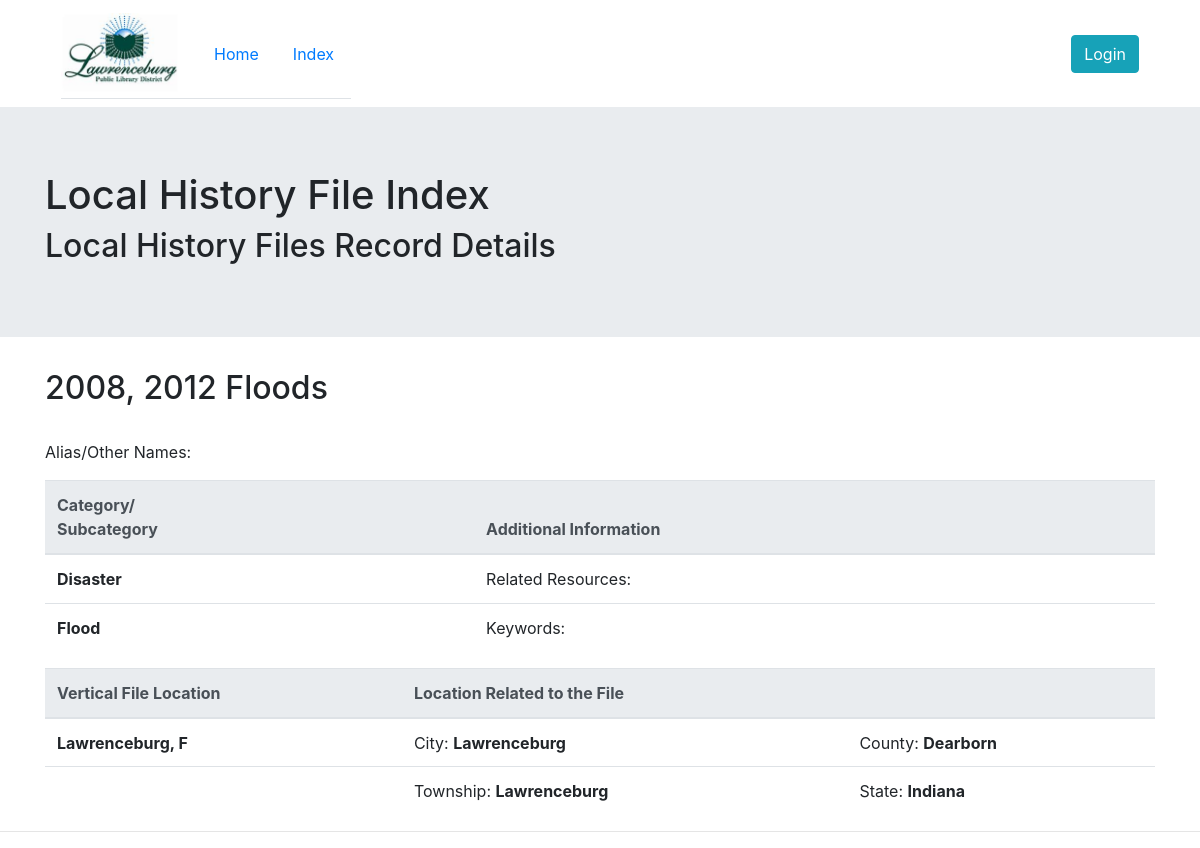
Page /display_file.php?id=248 on the committed database.
### tables this page shows
CREATE TABLE `files` (
  `id` int(15) NOT NULL,
  `filename` varchar(255) NOT NULL,
  `category` varchar(255) NOT NULL,
  `subcategory` varchar(255) DEFAULT NULL,
  `file_location` varchar(255) NOT NULL,
  `state` varchar(255) NOT NULL,
  `county` varchar(255) DEFAULT NULL,
  `township` varchar(255) DEFAULT NULL,
  `city` varchar(255) DEFAULT NULL,
  `related` varchar(255) DEFAULT NULL,
  `alias` varchar(255) DEFAULT NULL,
  `keywords` varchar(255) DEFAULT NULL
);

### display_file.php (the view, shortened to what this page needs)
<?php
require_once 'includes/header.php';
require_once 'includes/database.php';
$id = filter_input(INPUT_GET, 'id', FILTER_SANITIZE_NUMBER_INT);
$query = "SELECT * FROM files WHERE id =" . $id;
$result = $db->query($query);
$row_count = mysqli_num_rows($result);
?>
<div class="jumbotron jumbotron-fluid">
    <div class="container">
        <h1>Local History File Index</h1>
        <h2>Local History Files Record Details</h2>
    </div>
</div>
<?php
for ($i = 0; $i < $row_count; $i++) :
    $data = $result->fetch_assoc();
    ?>
    <div class="container">
        <h2><?php echo $data['filename']; ?></h2>
        <br/>
        <p>Alias/Other Names: <b><?php echo $data['alias']; ?></b></p>
        <table class="table">
            <thead class="thead-light">
                <tr>
                    <th>Category/
                        <br/>Subcategory</th>
                    <th>Additional Information</th>
                </tr>
            </thead>
            <tbody>
                <tr>
                    <td><b><?php echo $data['category']; ?></b></td>
                    <td>Related Resources: <b><?php echo $data['related']; ?></b></td>
                </tr>
                <tr>
                    <td><b><?php echo $data['subcategory']; ?></b></td>
                    <td>Keywords: <b><?php echo $data['keywords']; ?></b></td>
                </tr>
            </tbody>
        </table>
        <table class="table">
            <thead class="thead-light">
                <tr>
                    <th>Vertical File Location</th>
                    <th>Location Related to the File</th>
                    <th></th>
                </tr>
            </thead>
            <tbody>
                <tr>
                    <td><b><?php echo $data['file_location']; ?></b></td>
                    <td>City: <b><?php echo $data['city']; ?></b></td>
                    <td>County: <b><?php echo $data['county']; ?></b></td>
                </tr>
                <tr/>
            <td></td>
            <td>Township: <b><?php echo $data['township']; ?></b></td>
            <td>State: <b><?php echo $data['state']; ?></b></td>
            </tbody>
        </table>
    </div>
    <?php
endfor;
?>
<?php
require_once 'includes/footer.php';

### rows in the picture
files: filename "2008, 2012 Floods", category "Disaster", subcategory "Flood", file_location "Lawrenceburg, F", city "Lawrenceburg", county "Dearborn", township "Lawrenceburg", state "Indiana"
